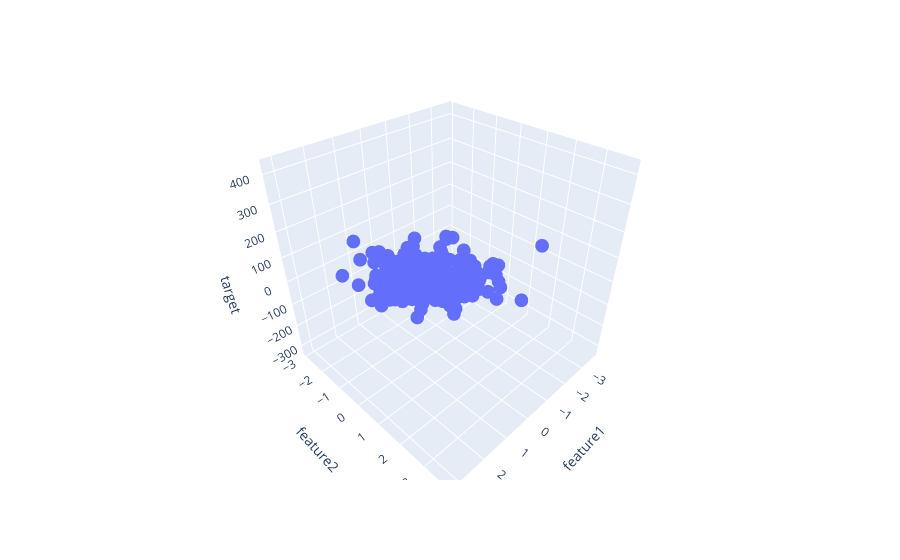

Write notebook code for a chart like this one.
### Code cell
fig=px.scatter_3d(df,x="feature1",y="feature2",z="target")
fig.show()

### Figure 1 — Plotly figure (JSON) as saved in the notebook; plotly's stock layout.template omitted (floating-point values rounded to 4 significant figures; data arrays with more than 128 entries replaced by an {"elided": "..."} marker saying what was removed)
{"data": [{"hovertemplate": "feature1=%{x}<br>feature2=%{y}<br>target=%{z}<extra></extra>", "legendgroup": "", "marker": {"color": "#636efa", "symbol": "circle"}, "mode": "markers", "name": "", "scene": "scene", "showlegend": false, "type": "scatter3d", "x": {"elided": "300 float values"}, "y": {"elided": "300 float values"}, "z": {"elided": "300 float values"}}], "layout": {"legend": {"tracegroupgap": 0}, "margin": {"t": 60}, "scene": {"domain": {"x": [0, 1], "y": [0, 1]}, "xaxis": {"title": {"text": "feature1"}}, "yaxis": {"title": {"text": "feature2"}}, "zaxis": {"title": {"text": "target"}}}}}
